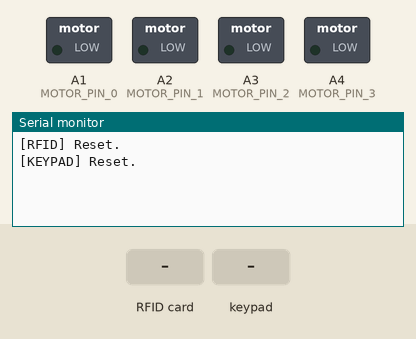
Bench run of a program on a simulated Arduino Nano, built with avr-gcc and run on an emulated ATmega328P. Shown: switched loads named in the program (green lamp = pin HIGH), the last lines printed to the serial monitor. Inputs (shaded band) come from the test bench. Pins used as bus, display or sensor lines are not drawn.

Above: at 1.2 s.
1.3 s: RFID card 5E 7A 19 C4 held to the reader
At 2.5 s:
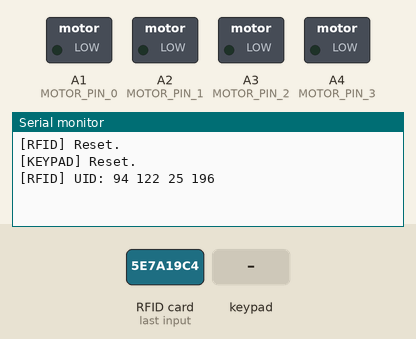
2.8 s: key '1' pressed
At 4.0 s:
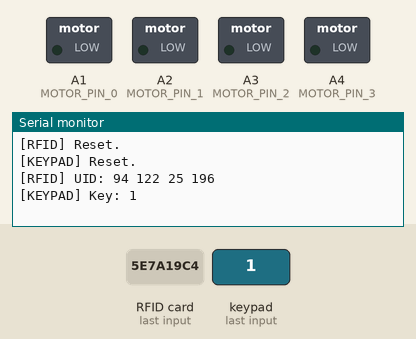
4.3 s: keypad keys 1 2 3 4 # pressed 0.4 s apart
At 6.4 s:
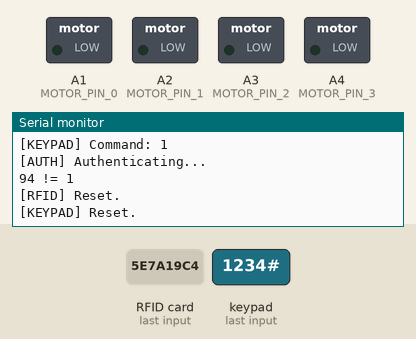
7.8 s: key 'A' pressed
At 8.7 s:
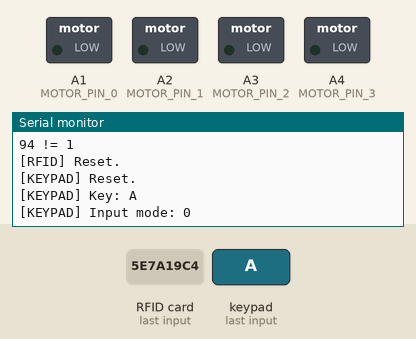
9.3 s: keypad keys 1 2 3 4 * pressed 0.4 s apart
At 11.3 s:
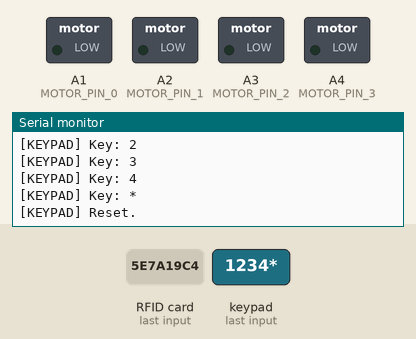
12.8 s: key 'B' pressed
At 13.3 s:
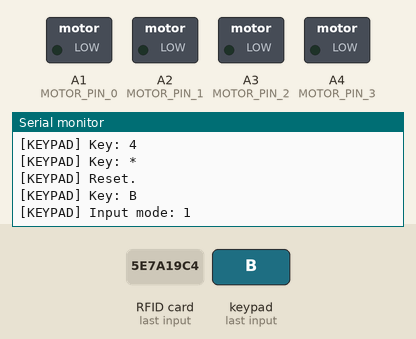
Timing chart, 0 to 15.3 s (numbered marks = the images above; inputs shaded):
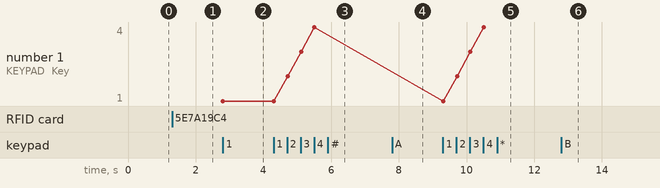

The program:

main.cpp
```cpp
#include "main.h"

RFIDHandler *rfidHandler;
KeypadHandler *keypadHandler;
Lock *lock;
Authenticator *authenticator;

void setup(){
#ifdef ENABLE_SERIAL
	//Start serial on 9600 baud, if serial is enabled in the config
	Serial.begin(9600);
#endif
	//Create input handlers
	rfidHandler = new RFIDHandler(MFRC522_SS_PIN, MFRC522_RST_PIN);
	keypadHandler = new KeypadHandler(KEYPAD_ROW_PINS, KEYPAD_COL_PINS);

	//Create lock and authenticator
	lock = new Lock(MOTOR_PIN_0, MOTOR_PIN_1, MOTOR_PIN_2, MOTOR_PIN_3);
	authenticator = new Authenticator(rfidHandler, keypadHandler, lock);
}

void loop(){
	if(!lock->isRotating()){
		//Loop the handlers, if the lock is not rotating.
		rfidHandler->loop();
		keypadHandler->loop();
		authenticator->loop();
	}
	lock->loop();

}
```

authenticator.h
```cpp
#ifndef AUTHENTICATOR_H
#define AUTHENTICATOR_H

#include <Arduino.h>
#include "settings.h"
#include "lock.h"
#include "rfidhandler.h"
#include "keypadhandler.h"

class Authenticator{
	public:
		Authenticator(RFIDHandler *rfidHandler, KeypadHandler *keypadHandler, Lock *lock);
		void loop();

		void authenticate();
		void authenticateMaster();

		bool hasAccess();
	private:
		//Functions
		void setAccess(bool state);

		//Variables
		bool _accessGranted;
		unsigned long _timer;


		RFIDHandler *_rfidHandler;
		KeypadHandler *_keypadHandler;
		Lock *_lock;
};

#endif
```

lock.h
```cpp
#ifndef LOCK_H
#define LOCK_H

#include "motor.h"
#include "settings.h"

class Lock: public Motor{
	public:
		Lock(int pin_0, int pin_1, int pin_2, int pin_3)
			: Motor(pin_0, pin_1, pin_2, pin_3){};
		void open();
		void close();
		bool getState();
	private:
		bool _state = false;
};

#endif
```

main.h
```cpp
#ifndef MAIN_H
#define MAIN_H

#include <Arduino.h>
#include "pins.h"
#include "rfidhandler.h"
#include "keypadhandler.h"
#include "lock.h"
#include "authenticator.h"

void setup();
void loop();

#endif
```

motor.h
```cpp
#ifndef MOTOR_H
#define MOTOR_H

#include <Arduino.h>

#define MICROSECOND_DELAY 300

#define PHRASE_COUNT 8
const unsigned char MOTOR_PHRASES[PHRASE_COUNT] = {
	1,
	3,
	2,
	6,
	4,
	12,
	8,
	9
};

class Motor{
	public:
		Motor(int pin_0, int pin_1, int pin_2, int pin_3);
		void loop();
		void rotate(bool direction, unsigned int steps);
		bool isRotating();
	private:
		//Functions
		void step(int phrase);
		void turnOff();

		//Variables:
		bool _direction;
		unsigned int _steps = 0;

		int _pins[4];

};

#endif
```

rfidhandler.h
```cpp
#ifndef RFIDHANDLER_H
#define RFIDHANDLER_H

#include <MFRC522.h>
#include "settings.h"

class RFIDHandler{
	public:
		RFIDHandler(int ss_pin, int rst_pin);
		void loop();
		void reset();

		void saveUid();
		bool cardIsShown();
		bool readerIsConnected();
		char getReaderVersion();

		unsigned char getIndex(int index);

	private:
		MFRC522 *_reader;
		//Authenticator *_authenticator;
		unsigned char _uid[UID_SIZE];
};

#endif
```

authenticator.cpp
```cpp
#include "authenticator.h"

Authenticator::Authenticator(RFIDHandler *rfidHandler, KeypadHandler *keypadHandler, Lock *lock){
	_rfidHandler = rfidHandler;
	_keypadHandler = keypadHandler;
	_lock = lock;

	_accessGranted = false;
	_timer = 0;

}

void Authenticator::loop(){
	if(millis() > _timer && _timer != 0){
		this->setAccess(false);
	}

	//Check if the keypadhandler is ready
	if(_keypadHandler->getCommand() == KeypadHandler::AUTH_NORMAL){
		this->authenticate();
	}else if(_keypadHandler->getCommand() == KeypadHandler::AUTH_MASTER){
		this->authenticateMaster();
	}else if(_keypadHandler->getCommand() == KeypadHandler::AUTH_LOGOUT){
		this->setAccess(false);
	}
}

void Authenticator::authenticate(){
#ifdef ENABLE_SERIAL_AUTHENTICATOR
	Serial.println("[AUTH] Authenticating...");
#endif
	for(int i = 0; i < UID_SIZE; i++){
		if(_rfidHandler->getIndex(i) != AUTH_UID[i]){
			Serial.print(_rfidHandler->getIndex(i), DEC);
			Serial.print(" != ");
			Serial.println(AUTH_UID[i], DEC);

			//No access
			this->setAccess(false);
			return;
		}
	}
#ifdef ENABLE_SERIAL_AUTHENTICATOR
	Serial.println("[AUTH] UID accepted.");
#endif

	for(int i = 0; i < AUTH_CODE_SIZE; i++){
		if(_keypadHandler->getIndex(i) != AUTH_NORMAL_CODE[i]){
			//No access
			this->setAccess(false);
			return;
		}
	}
#ifdef ENABLE_SERIAL_AUTHENTICATOR
	Serial.println("[AUTH] Code accepted.");
#endif
	//Open the lock
	this->setAccess(true);
}

void Authenticator::authenticateMaster(){
#ifdef ENABLE_SERIAL_AUTHENTICATOR
	Serial.println("[AUTH] Authenticating master...");
#endif
	for(int i = 0; i < PRESSED_KEYS_BUFFER_SIZE; i++){
		if(_keypadHandler->getIndex(i) != AUTH_MASTER_CODE[i]){
			//No access
			this->setAccess(false);
			return;
		}
	}
#ifdef ENABLE_SERIAL_AUTHENTICATOR
	Serial.println("[AUTH] Master code accepted.");
#endif

	//Open the lock
	this->setAccess(true);
}

void Authenticator::setAccess(bool access){
	//Reset the devices
	_rfidHandler->reset();
	_keypadHandler->reset();

	//Check if the previous state was the same
	if(access == _accessGranted){
		return;
	}

	//Update the state
	_accessGranted = access;

	//If access was granted
	if(_accessGranted){
		//Open the lock for some time
		_timer = millis() + LOGOUT_TIME;
		_lock->open();
	}else{
		//Close the lock
		_timer = 0;
		_lock->close();
	}


#ifdef ENABLE_SERIAL_AUTHENTICATOR
	if(_accessGranted){
		Serial.println("[AUTH] Access set to granted.");
	}else{
		Serial.println("[AUTH] Access set to denied.");
	}
#endif
}

bool Authenticator::hasAccess(){
	return _accessGranted;
}
```

lock.cpp
```cpp
#include "lock.h"

void Lock::open(){
	if(_state){
		return;
	}
	this->rotate(true, 1000);
	_state = true;

#ifdef ENABLE_SERIAL_LOCK
	Serial.println("[LOCK] Lock open.");
#endif
}

void Lock::close(){
	if(!_state){
		return;
	}
	this->rotate(false, 1000);
	_state = false;

#ifdef ENABLE_SERIAL_LOCK
	Serial.println("[LOCK] Lock closed.");
#endif
}

bool Lock::getState(){
	return _state;
}
```

motor.cpp
```cpp
#include "motor.h"

//Create a new motor on the 4 given pins.
Motor::Motor(int pin_0, int pin_1, int pin_2, int pin_3){
	_pins[0] = pin_0;
	_pins[1] = pin_1;
	_pins[2] = pin_2;
	_pins[3] = pin_3;

	pinMode(pin_0, OUTPUT);
	pinMode(pin_1, OUTPUT);
	pinMode(pin_2, OUTPUT);
	pinMode(pin_3, OUTPUT);

	this->turnOff();
}

void Motor::loop(){
	//If the motor has steps to do:
	if(_steps > 0){
		if(_direction){
			for(int i = 0; i < PHRASE_COUNT; i++){
				this->step(i);
			}
		}else{
			for(int i = PHRASE_COUNT; i > 0; i--){
				this->step(i);
			}
		}


		_steps--;
	}else{
		this->turnOff();
	}
}

bool Motor::isRotating(){
	return (_steps > 0);
}

void Motor::rotate(bool direction, unsigned int steps){
	//Set the direction and the amount of steps
	_direction = direction;
	_steps = steps;
}

void Motor::step(int phrase){
	//Loop the 4 pins
	for(int i = 0; i < 4; i++){
		//For every bit, check if the bit has to be true
		unsigned char bitmask = (1 << i);

		//Calculate the value for the current pin
		bool bit = !!(bitmask & MOTOR_PHRASES[phrase]);

		//Write the bit to the pin
		digitalWrite(_pins[i], bit);

		//Delay for some time
		delayMicroseconds(MICROSECOND_DELAY);
		//delay(MICROSECOND_DELAY);
	}
}

void Motor::turnOff(){
	for(int i = 0; i < 4; i++){
		digitalWrite(_pins[i], 0);
	}
}
```

rfidhandler.cpp
```cpp
#include "rfidhandler.h"
#include <Arduino.h>
#include "settings.h"

RFIDHandler::RFIDHandler(int ss_pin, int rst_pin){
	SPI.begin();
	_reader = new MFRC522(ss_pin, rst_pin);
	_reader->PCD_Init();

	reset();
}

void RFIDHandler::loop(){
	if(!this->readerIsConnected()){
		return;
	}

	if(!this->cardIsShown()){
		return;
	}

	//Card is found
	this->saveUid();
}

void RFIDHandler::reset(){
	//Reset the uid
	for(int i = 0; i < UID_SIZE; i++){
		_uid[i] = 0;
	}
#ifdef ENABLE_SERIAL_RFID
	Serial.println("[RFID] Reset.");
#endif
}

void RFIDHandler::saveUid(){
#ifdef ENABLE_SERIAL_RFID
	Serial.print("[RFID] UID: ");
#endif

	for(int i = 0; i < UID_SIZE; i++){
		_uid[i] = (unsigned char)_reader->uid.uidByte[i];
#ifdef ENABLE_SERIAL_RFID
		Serial.print(_uid[i], DEC);
		Serial.print(" ");
#endif
	}
#ifdef ENABLE_SERIAL_RFID
	Serial.println("");
#endif

	_reader->PICC_HaltA();
}

bool RFIDHandler::cardIsShown(){
	if(!_reader->PICC_IsNewCardPresent()){
		return false;
	}
	if(!_reader->PICC_ReadCardSerial()){
		return false;
	}
	return true;
}

bool RFIDHandler::readerIsConnected(){
	char v = getReaderVersion();
	if((v == 0x00) || (v == 0xFF)){
		return false;
	}
	return true;
}

char RFIDHandler::getReaderVersion(){
	return _reader->PCD_ReadRegister(_reader->VersionReg);
}

unsigned char RFIDHandler::getIndex(int index){
	return _uid[index];
}
```

pins.h
```cpp
#ifndef PINS_H
#define PINS_H

#include "keypadhandler.h"

/* RFID Device */
#define MFRC522_SS_PIN 10
#define MFRC522_RST_PIN A0

/* Keypad */
const char KEYPAD_COL_PINS[KEYPAD_COLS] = {5,4,3,2};
const char KEYPAD_ROW_PINS[KEYPAD_ROWS] = {9,8,7,6};

/* Motor pins */
#define MOTOR_PIN_0 A1
#define MOTOR_PIN_1 A2
#define MOTOR_PIN_2 A3
#define MOTOR_PIN_3 A4

/* Shift register(s) */
#define SHIFTREG_DATA_DIRECTION_REGISTER DDRC
#define SHIFTREG_DATA_REGISTER PORTC
#define SHIFTREG_DS_OFFSET 1
#define SHIFTREG_SHCP_OFFSET 2
#define SHIFTREG_STCP_OFFSET 3


/* Other hardware */
#define SPEAKER_PIN A5
#define LED_PIN A6

#endif
```

settings_example.h
```cpp
#ifndef SETTINGS_H
#define SETTINGS_H

//Authenticator settings
#define UID_SIZE 4
#define AUTH_CODE_SIZE 4
#define PRESSED_KEYS_BUFFER_SIZE 20
#define LOGOUT_TIME (1000 * 60 * 5)

//Login settings
#define AUTH_NORMAL_CODE "1234"
const unsigned char AUTH_UID[UID_SIZE] = {(unsigned char)1, (unsigned char)2, (unsigned char)3,(unsigned char)4};
#define AUTH_MASTER_CODE "68190625669456325174"

//Other settings
#define ENABLE_SERIAL
#define ENABLE_SERIAL_AUTHENTICATOR
#define ENABLE_SERIAL_RFID
#define ENABLE_SERIAL_LOCK
#define ENABLE_SERIAL_KEYPAD

#endif
```

keypadhandler.h
```cpp
#ifndef KEYPADHANDLER_H
#define KEYPADHANDLER_H

#include <Keypad.h>
#include "settings.h"

#define KEYPAD_ROWS 4
#define KEYPAD_COLS 4

const char KEYS[KEYPAD_ROWS][KEYPAD_COLS] = {
	{'1', '2', '3', 'A'},
	{'4', '5', '6', 'B'},
	{'7', '8', '9', 'C'},
	{'*', '0', '#', 'D'}
};

#define INPUT_NORMAL 0
#define INPUT_MASTER 1

class KeypadHandler{
	public:
		KeypadHandler(
				const char row_pins[KEYPAD_ROWS],
				const char col_pins[KEYPAD_COLS]
			     );
		void loop();
		void reset();
		int getCommand();
		unsigned char getIndex(int index);

		enum Commands{
			WAIT = 0,
			AUTH_NORMAL = 1,
			AUTH_MASTER = 2,
			AUTH_LOGOUT = 3
		};
	private:
		void addKeyStroke(char key);
		void submit();

		//Variables:
		Keypad *_keypad;

		char _pressedKeys[PRESSED_KEYS_BUFFER_SIZE];
		int _pressedKeysCounter = 0;

		int _command;
		int _inputMode;

};

#endif
```

keypadhandler.cpp
```cpp
#include "keypadhandler.h"

KeypadHandler::KeypadHandler(
				const char row_pins[KEYPAD_ROWS],
				const char col_pins[KEYPAD_COLS]
		){
	_keypad = new Keypad(makeKeymap(KEYS), row_pins, col_pins, KEYPAD_ROWS, KEYPAD_COLS);
	reset();
}

void KeypadHandler::loop(){
	//Read the key if possible
	char key = _keypad->getKey();
	if(key == NO_KEY){
		return;
	}


#ifdef ENABLE_SERIAL_KEYPAD
	Serial.print("[KEYPAD] Key: ");
	Serial.print(key);
	Serial.println("");
#endif
	//Determine what to to on keypress
	switch(key){
		case 'A':
			//Change input mode
			_inputMode = INPUT_NORMAL;
#ifdef ENABLE_SERIAL_KEYPAD
	Serial.print("[KEYPAD] Input mode: ");
	Serial.println(_inputMode, DEC);
#endif
			break;
		case 'B':
			//Change input mode
			_inputMode = INPUT_MASTER;
#ifdef ENABLE_SERIAL_KEYPAD
	Serial.print("[KEYPAD] Input mode: ");
	Serial.println(_inputMode, DEC);
#endif
			break;
		case 'C':
		case 'D':
			_command = KeypadHandler::AUTH_LOGOUT;
			break;
		case '#':
			this->submit();
			break;
		case '*':
			reset();
			break;
		default:
			//Just add the keystroke.
			addKeyStroke(key);
			break;
	}
}

void KeypadHandler::reset(){
	//Reset keys
	for(int i = 0; i < PRESSED_KEYS_BUFFER_SIZE; i++){
		_pressedKeys[i] = 0;
	}
	_pressedKeysCounter = 0;

	//Reset command
	_command = KeypadHandler::WAIT;

	//Reset the input method
	_inputMode = INPUT_NORMAL;


#ifdef ENABLE_SERIAL_KEYPAD
	Serial.println("[KEYPAD] Reset.");
#endif
}

int KeypadHandler::getCommand(){
	return _command;
}

unsigned char KeypadHandler::getIndex(int index){
	return _pressedKeys[index];
}

void KeypadHandler::addKeyStroke(char key){
	if(_pressedKeysCounter < PRESSED_KEYS_BUFFER_SIZE){
		_pressedKeys[_pressedKeysCounter] = key;
		_pressedKeysCounter++;
	}
}

void KeypadHandler::submit(){
	if(_inputMode == INPUT_NORMAL){
		_command = KeypadHandler::AUTH_NORMAL;
	}else if(_inputMode == INPUT_MASTER){
		_command = KeypadHandler::AUTH_MASTER;
	}
#ifdef ENABLE_SERIAL_KEYPAD
	Serial.print("[KEYPAD] Command: ");
	Serial.println(_command);
#endif
}
```

Measured:
- after the input at 1.3 s, the serial monitor: prints a new line at once (image 1)
- after the input at 2.8 s, the serial monitor: prints a new line at once (image 2)
- after the input at 4.3 s, the serial monitor: prints a new line after 0.41 s (image 3)
- after the input at 7.8 s, the serial monitor: prints a new line at once (image 4)
- after the input at 9.3 s, the serial monitor: prints a new line at once (image 5)
- after the input at 12.8 s, the serial monitor: prints a new line at once (image 6)
- plotted number 1: 1 → 4 after the input at 4.3 s
